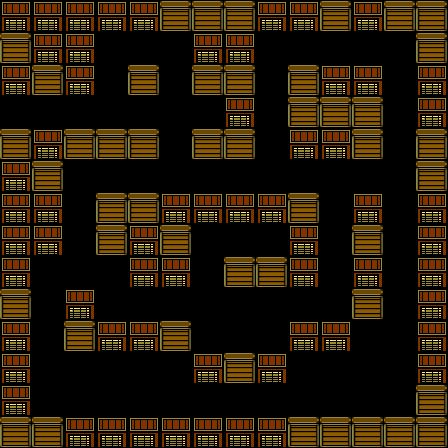

This is a level from a 2D game, rendered from its Tiled map with the project's own tilesets. A one-line summary and the map file follow, with tile-layer data summarised:
An orthogonal 14x14 tile map with 32x32 px tiles, 1 tile layer (StaticCrates) and 2 objects.

<map version="1.0" orientation="orthogonal" renderorder="right-down" width="14" height="14" tilewidth="32" tileheight="32" nextobjectid="1">
 <tileset firstgid="1" name="Crates" tilewidth="32" tileheight="32" tilecount="2">
  <image source="../../_Art/Images/Props/Crates.png" width="64" height="32" />
  <tile id="0">
   <objectgroup draworder="index">
    <object id="0" x="0" y="0" width="32" height="32" />
   </objectgroup>
  </tile>
  <tile id="1">
   <objectgroup draworder="index">
    <object id="0" x="0" y="0" width="32" height="32" />
   </objectgroup>
  </tile>
 </tileset>
 <layer name="StaticCrates" width="14" height="14">
  <data>[196 cells, 109 non-empty, 2 distinct tile ids]</data>
 </layer>
</map>